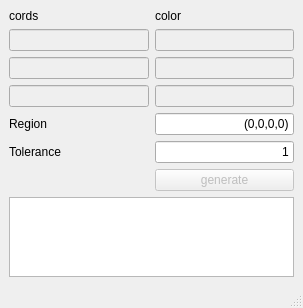
<?xml version="1.0" encoding="UTF-8"?>
<ui version="4.0">
 <class>MainWindow</class>
 <widget class="QMainWindow" name="MainWindow">
  <property name="geometry">
   <rect>
    <x>0</x>
    <y>0</y>
    <width>303</width>
    <height>308</height>
   </rect>
  </property>
  <property name="windowTitle">
   <string>PyColorPicker</string>
  </property>
  <widget class="QWidget" name="centralwidget">
   <layout class="QGridLayout" name="gridLayout">
    <item row="6" column="0">
     <widget class="QLabel" name="label_4">
      <property name="text">
       <string>Tolerance</string>
      </property>
     </widget>
    </item>
    <item row="5" column="0">
     <widget class="QLabel" name="label_3">
      <property name="text">
       <string>Region</string>
      </property>
     </widget>
    </item>
    <item row="2" column="1">
     <widget class="QLineEdit" name="color_2">
      <property name="enabled">
       <bool>false</bool>
      </property>
     </widget>
    </item>
    <item row="8" column="0" colspan="2">
     <widget class="QTextBrowser" name="textBrowser"/>
    </item>
    <item row="2" column="0">
     <widget class="QLineEdit" name="cords_2">
      <property name="enabled">
       <bool>false</bool>
      </property>
     </widget>
    </item>
    <item row="1" column="1">
     <widget class="QLineEdit" name="color_1">
      <property name="enabled">
       <bool>false</bool>
      </property>
     </widget>
    </item>
    <item row="3" column="1">
     <widget class="QLineEdit" name="color_3">
      <property name="enabled">
       <bool>false</bool>
      </property>
     </widget>
    </item>
    <item row="0" column="1">
     <widget class="QLabel" name="label_2">
      <property name="text">
       <string>color</string>
      </property>
     </widget>
    </item>
    <item row="3" column="0">
     <widget class="QLineEdit" name="cords_3">
      <property name="enabled">
       <bool>false</bool>
      </property>
     </widget>
    </item>
    <item row="1" column="0">
     <widget class="QLineEdit" name="cords_1">
      <property name="enabled">
       <bool>false</bool>
      </property>
     </widget>
    </item>
    <item row="0" column="0">
     <widget class="QLabel" name="label">
      <property name="text">
       <string>cords</string>
      </property>
     </widget>
    </item>
    <item row="5" column="1">
     <widget class="QLineEdit" name="region_edit">
      <property name="text">
       <string>(0,0,0,0)</string>
      </property>
      <property name="alignment">
       <set>Qt::AlignRight|Qt::AlignTrailing|Qt::AlignVCenter</set>
      </property>
     </widget>
    </item>
    <item row="6" column="1">
     <widget class="QLineEdit" name="tolerance_edit">
      <property name="inputMethodHints">
       <set>Qt::ImhDigitsOnly</set>
      </property>
      <property name="text">
       <string>1</string>
      </property>
      <property name="alignment">
       <set>Qt::AlignRight|Qt::AlignTrailing|Qt::AlignVCenter</set>
      </property>
     </widget>
    </item>
    <item row="7" column="1">
     <widget class="QPushButton" name="generate_button">
      <property name="enabled">
       <bool>false</bool>
      </property>
      <property name="text">
       <string>generate</string>
      </property>
     </widget>
    </item>
   </layout>
  </widget>
  <widget class="QMenuBar" name="menubar">
   <property name="geometry">
    <rect>
     <x>0</x>
     <y>0</y>
     <width>303</width>
     <height>21</height>
    </rect>
   </property>
  </widget>
  <widget class="QStatusBar" name="statusbar"/>
 </widget>
 <resources/>
 <connections/>
</ui>
